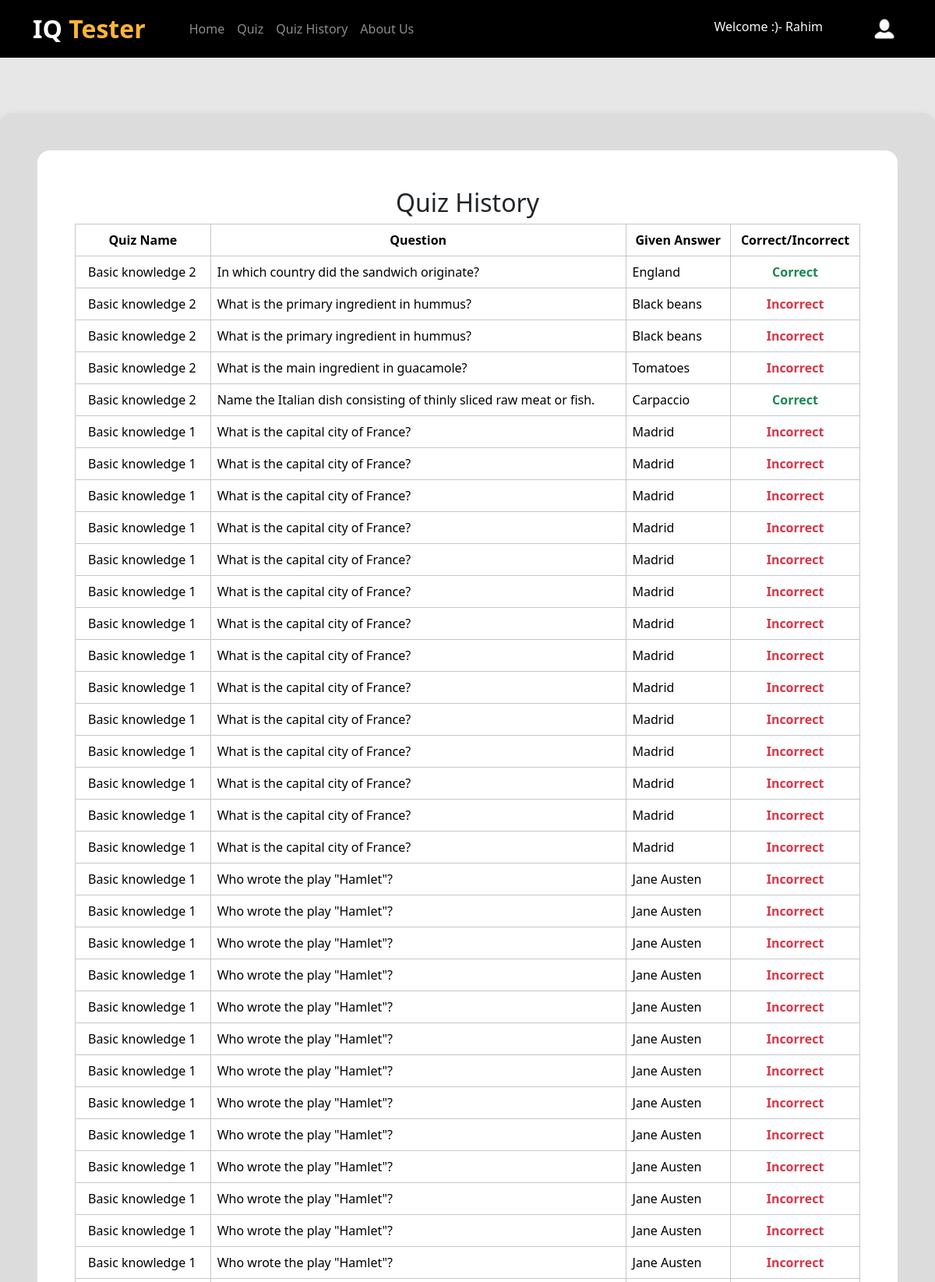
/quiz/history (signed in, upper part), run on the app's committed database.
### quiz/models.py (models this page shows, shortened)
class UserResponse(models.Model):
    user = models.ForeignKey(User, on_delete=models.CASCADE)
    quiz = models.ForeignKey(Quiz, on_delete=models.CASCADE)
    question = models.ForeignKey(Question, on_delete=models.CASCADE)
    selected_choice = models.ForeignKey(Choice, on_delete=models.CASCADE)

class Quiz(models.Model):
    title = models.CharField(max_length=100)
    description = models.TextField()
    image = models.ImageField(upload_to='quiz/media/images/', blank=True, null=True)
    category = models.ManyToManyField(Category)
    has_time_limit = models.BooleanField(default=False)
    time_limit_minutes = models.PositiveIntegerField(blank=True, null=True)
    created_at = models.DateTimeField(auto_now_add=True)

class Question(models.Model):
    quiz = models.ForeignKey(Quiz, on_delete=models.CASCADE, related_name='questions')
    text = models.TextField()

class Choice(models.Model):
    question = models.ForeignKey(Question, on_delete=models.CASCADE, related_name='choice')
    option = models.CharField(max_length=200)
    is_correct = models.BooleanField(default=False)

### core/views.py (the view)
# urls.py: path('quiz/history', quizHistory, name='quiz_history'),
def quizHistory(req) :
    data = UserResponse.objects.filter(user=req.user)
    return render(req, 'quiz_history.html', {'data' : data})

### core/templates/quiz_history.html
{% extends "base.html" %}
{% block content %}
<section class="py-4">
    <div style="max-width: 1200px; background-color: gainsboro;" class="m-auto p-5 my-5 shadow rounded-4">
        <div style="background-color: white;" class="p-5 rounded-4">
            <h2 class="text-center">Quiz History</h2>
            <table class="table table-bordered border-5 border-secondary-subtle">
                <thead class="text-center">
                  <tr>
                    <th scope="col">Quiz Name</th>
                    <th scope="col">Question</th>
                    <th scope="col">Given Answer</th>
                    <th scope="col">Correct/Incorrect</th>
                  </tr>
                </thead>
                <tbody>
                  {% for history in data %}
                  <tr>
                    <td class="ps-3">{{history.quiz.title}}</td>
                    <td>{{history.question.text}}</td>
                    <td>{{history.selected_choice.option}}</td>
                    {% if history.selected_choice.is_correct == True %}
                    <td class="text-success fw-bold text-center">Correct</td>
                    {% else %}
                    <td class="text-danger fw-bold text-center">Incorrect</td>
                    {% endif %}
                  </tr>
                  {% endfor %}
                </tbody>
              </table>
        </div>
    </div>
</section>
{% endblock content %}

### core/templates/navbar.html (shortened to what this page needs)
{% load static %}
<nav class="navbar navbar-dark navbar-expand-lg w-100 z-2" style="position: fixed; top: 0; background-color: #000000">
    <div class="container">
      <a class="navbar-brand fs-2 fw-bold me-5" href="{% url "home" %}">IQ <span style="color:#FFB534">Tester</span></a>
      <div class="collapse navbar-collapse" id="navbarSupportedContent">
        <ul class="navbar-nav me-auto mb-2 mb-lg-0">
          <li class="nav-item">
            <a class="nav-link" href="{% url "home" %}">Home</a>
          </li>
          <li class="nav-item">
            <a class="nav-link" href="{% url "quizes" %}">Quiz</a>
          </li>
          {% if user.is_authenticated %}
          <li class="nav-item">
            <a class="nav-link" href="{% url "quiz_history" %}">Quiz History</a>
          </li>
          {% endif %}
          <li class="nav-item">
            <a class="nav-link" href="{% url "quizes" %}">About Us</a>
          </li>
        </ul>
        <div class="d-flex" role="search">
            <ul class="navbar-nav mb-2 mb-lg-0">
                {% if user.is_authenticated %}
                    <li class="nav-item me-5">
                        <span class="nav-link text-light">Welcome :)- {{user.first_name}}</span>
                    </li>
                    <li class="nav-item dropdown dropstart">
                      <a class="nav-link" href="#" role="button" data-bs-toggle="dropdown" aria-expanded="false">
                        <img style="width: 30px;" class="" src="{% static "images/profile.png" %}" alt="">
                      </a>
                    </li>
                {% endif %}
              </ul>
        </div>
      </div>
    </div>
  </nav>

### data on the page
UserResponse: quiz "Basic knowledge 2", question.text "In which country did the sandwich originate?", selected_choice.option "England", shows "Correct"
UserResponse: quiz "Basic knowledge 2", question.text "What is the primary ingredient in hummus?", selected_choice.option "Black beans", shows "Incorrect"
UserResponse: quiz "Basic knowledge 2", question.text "What is the primary ingredient in hummus?", selected_choice.option "Black beans", shows "Incorrect"
UserResponse: quiz "Basic knowledge 2", question.text "What is the main ingredient in guacamole?", selected_choice.option "Tomatoes", shows "Incorrect"
UserResponse: quiz "Basic knowledge 2", question.text "Name the Italian dish consisting of thinly sliced raw meat or fish.", selected_choice.option "Carpaccio", shows "Correct"
UserResponse: quiz "Basic knowledge 1", question.text "What is the capital city of France?", selected_choice.option "Madrid", shows "Incorrect"
UserResponse: quiz "Basic knowledge 1", question.text "What is the capital city of France?", selected_choice.option "Madrid", shows "Incorrect"
UserResponse: quiz "Basic knowledge 1", question.text "What is the capital city of France?", selected_choice.option "Madrid", shows "Incorrect"
UserResponse: quiz "Basic knowledge 1", question.text "What is the capital city of France?", selected_choice.option "Madrid", shows "Incorrect"
UserResponse: quiz "Basic knowledge 1", question.text "What is the capital city of France?", selected_choice.option "Madrid", shows "Incorrect"
UserResponse: quiz "Basic knowledge 1", question.text "What is the capital city of France?", selected_choice.option "Madrid", shows "Incorrect"
UserResponse: quiz "Basic knowledge 1", question.text "What is the capital city of France?", selected_choice.option "Madrid", shows "Incorrect"
UserResponse: quiz "Basic knowledge 1", question.text "What is the capital city of France?", selected_choice.option "Madrid", shows "Incorrect"
UserResponse: quiz "Basic knowledge 1", question.text "What is the capital city of France?", selected_choice.option "Madrid", shows "Incorrect"
UserResponse: quiz "Basic knowledge 1", question.text "What is the capital city of France?", selected_choice.option "Madrid", shows "Incorrect"
UserResponse: quiz "Basic knowledge 1", question.text "What is the capital city of France?", selected_choice.option "Madrid", shows "Incorrect"
UserResponse: quiz "Basic knowledge 1", question.text "What is the capital city of France?", selected_choice.option "Madrid", shows "Incorrect"
UserResponse: quiz "Basic knowledge 1", question.text "What is the capital city of France?", selected_choice.option "Madrid", shows "Incorrect"
UserResponse: quiz "Basic knowledge 1", question.text "What is the capital city of France?", selected_choice.option "Madrid", shows "Incorrect"
UserResponse: quiz "Basic knowledge 1", question.text "Who wrote the play \"Hamlet\"?", selected_choice.option "Jane Austen", shows "Incorrect"
UserResponse: quiz "Basic knowledge 1", question.text "Who wrote the play \"Hamlet\"?", selected_choice.option "Jane Austen", shows "Incorrect"
UserResponse: quiz "Basic knowledge 1", question.text "Who wrote the play \"Hamlet\"?", selected_choice.option "Jane Austen", shows "Incorrect"
UserResponse: quiz "Basic knowledge 1", question.text "Who wrote the play \"Hamlet\"?", selected_choice.option "Jane Austen", shows "Incorrect"
UserResponse: quiz "Basic knowledge 1", question.text "Who wrote the play \"Hamlet\"?", selected_choice.option "Jane Austen", shows "Incorrect"
UserResponse: quiz "Basic knowledge 1", question.text "Who wrote the play \"Hamlet\"?", selected_choice.option "Jane Austen", shows "Incorrect"
UserResponse: quiz "Basic knowledge 1", question.text "Who wrote the play \"Hamlet\"?", selected_choice.option "Jane Austen", shows "Incorrect"
UserResponse: quiz "Basic knowledge 1", question.text "Who wrote the play \"Hamlet\"?", selected_choice.option "Jane Austen", shows "Incorrect"
UserResponse: quiz "Basic knowledge 1", question.text "Who wrote the play \"Hamlet\"?", selected_choice.option "Jane Austen", shows "Incorrect"
UserResponse: quiz "Basic knowledge 1", question.text "Who wrote the play \"Hamlet\"?", selected_choice.option "Jane Austen", shows "Incorrect"
UserResponse: quiz "Basic knowledge 1", question.text "Who wrote the play \"Hamlet\"?", selected_choice.option "Jane Austen", shows "Incorrect"
UserResponse: quiz "Basic knowledge 1", question.text "Who wrote the play \"Hamlet\"?", selected_choice.option "Jane Austen", shows "Incorrect"
UserResponse: quiz "Basic knowledge 1", question.text "Who wrote the play \"Hamlet\"?", selected_choice.option "Jane Austen", shows "Incorrect"

### other printed values
{{ user.first_name }} "Rahim"
